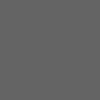
Frame 1 (no input)
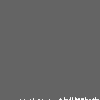
Frame 60 (the mouse pressed at the canvas centre just before this capture)
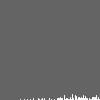
Frame 120 (the mouse held since frame 60 and released just before this capture)

The Processing sketch that drew these frames (run headless with seeded random() and noise(); from frame 60 on, the mouse is pressed at the canvas centre):

// Processing sketch: distrib_plot
// ── distrib_plot.pde
float vals[];
float norms[];

void setup(){
  size(100,100);
  vals = new float[width];
  norms = new float[width];
}

void draw(){
  background(100);
  // pick two random numbers
  float n = montecarlo();
  int index = int(n*width);
  vals[index]++;
  stroke(255);
  
  boolean normalization = false;
  float maxy = 0.0;
  
  for (int x=0; x<vals.length; x++){
    line(x,height,x,height-norms[x]);
    if(vals[x] > height)  normalization = true;
    if(vals[x] > maxy)  maxy = vals[x];
  }
  
  for (int x = 0; x < vals.length; x++){
    if (normalization) norms[x] = (vals[x]/maxy) * (height-1);
    else norms[x] = vals[x];
  }    
}

float montecarlo(){
  boolean foundone = false;
  int hack = 0;
  
  while (!foundone && hack < 10000){
    float r1 = (float) random(1);
    float r2 = (float) random(1);
    float y = r1*r1*r1 + r1*r1;
  
    if (r2 < y){
      foundone = true;
      return r1;
    }
    hack++;
  }
  return 0;
}
